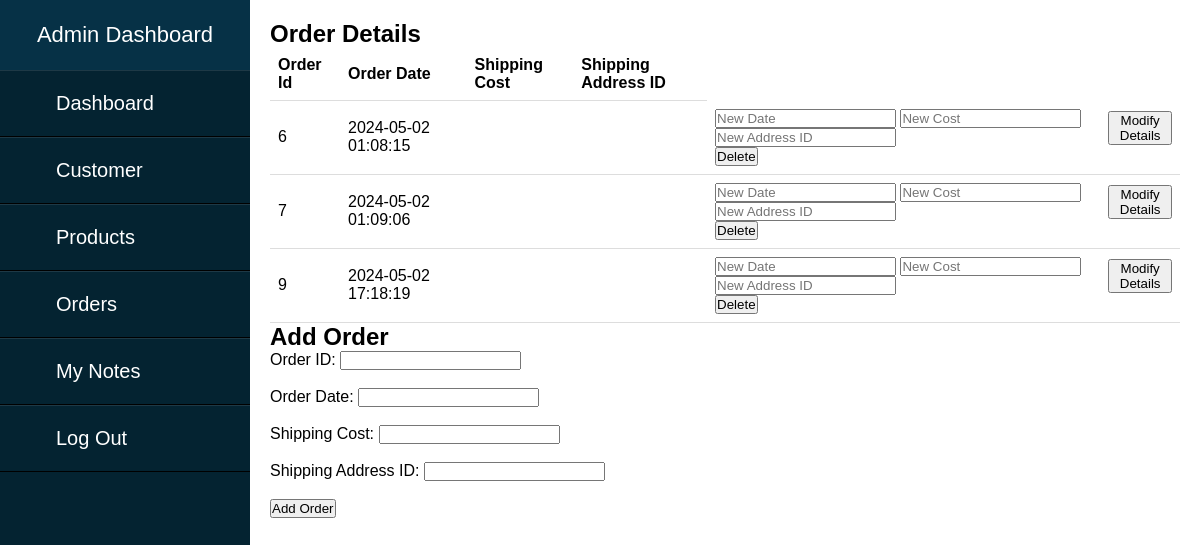
Before: /orders.html with the older database file.
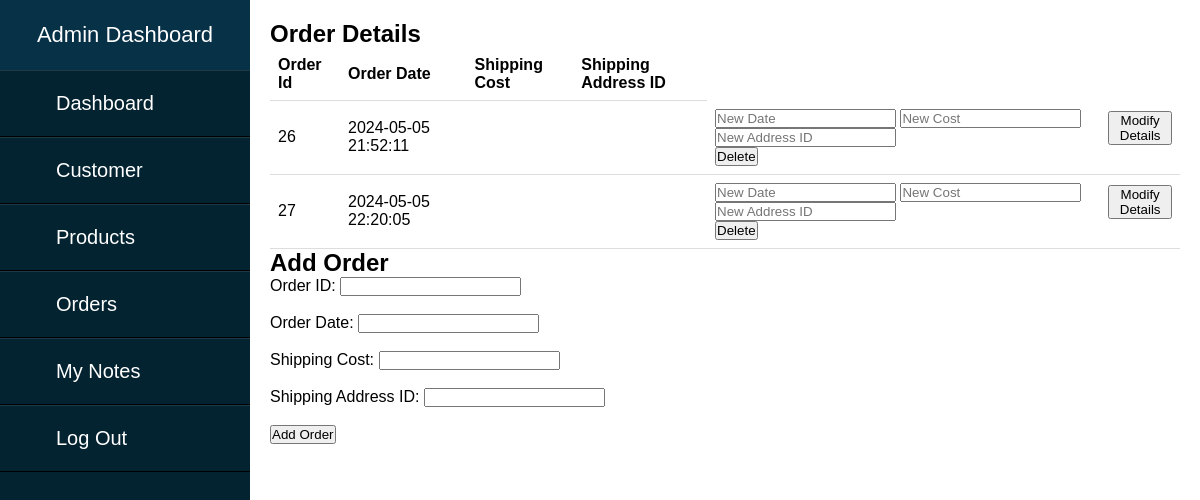
After: the same page with the newer database file.
### tables this page shows
CREATE TABLE "orders" (
	"orderId"	INTEGER,
	"orderDate"	DATE,
	"address"	varchar(500),
	"status"	varchar(10),
	PRIMARY KEY("orderId" AUTOINCREMENT),
	FOREIGN KEY("address") REFERENCES "addresses"("userAddressId") ON DELETE NO ACTION
);

### main.py (the view)
@app.route('/orders.html')
def index6():
    conn = sqlite3.connect('database.db')
    cursor = conn.cursor()
    cursor.execute("SELECT ORDERID,ORDERDATE FROM ORDERS ORDER BY ORDERID")
    data = cursor.fetchall()
    conn.close()
    return render_template('orders.html',data=data)

### templates/orders.html (shortened to what this page needs)
<!DOCTYPE html>
<html lang="en">
<head>
    <link rel="stylesheet" href="{{ url_for('static', filename='ord.css') }}">
</head>
<body>
    <div class="sidebar">
        <header>Admin Dashboard</header>
        <ul>
            <li><a href="admin_pg.html">Dashboard</a></li>
            <li><a href="Customer.html">Customer</a></li>
            <li><a href="Products.html">Products</a></li>
            <li><a href="orders.html">Orders</a></li>
            <li><a href="MyNotes.html">My Notes</a></li>
            <li><a href="login_pg.html">Log Out</a></li>
        </ul>
    </div>
    <div class="content">
        <h2>Order Details</h2>
        <div class="notes">
            <table>
                <thead>
                    <tr>
                        <th>Order Id</th>
                        <th>Order Date</th>
                        <th>Shipping Cost</th>
                        <th>Shipping Address ID</th>
                    </tr>
                </thead>
                <tbody>
                    {% for row in data %}
                    <tr>
                        <td>{{ row[0] }}</td>
                        <td>{{ row[1] }}</td>
                        <td>{{ row[2] }}</td>
                        <td>{{ row[3] }}</td>
                        <td>
                            <form action="/edit_order" method="post" class="edit-form">
                                <div class="edit-fields">
                                    <input type="text" name="order_date" placeholder="New Date">
                                    <input type="text" name="shipping_cost" placeholder="New Cost">
                                    <input type="text" name="shipping_address_id" placeholder="New Address ID">
                                </div>
                                <button type="submit">Modify Details</button>
                            </form>
                            <form action="/edit_order" method="post">
                                <button type="submit" formaction="/delete_order">Delete</button>
                            </form>
                        </td>
                    </tr>
                    {% endfor %}
                </tbody>
            </table>
            <h2>Add Order</h2>
            <form action="/add_order" method="post" class="addus">
                <label for="order_id">Order ID:</label>
                <input type="text" id="order_id" name="order_id"><br><br>
                <label for="order_date">Order Date:</label>
                <input type="text" id="order_date" name="order_date"><br><br>
                <label for="shipping_cost">Shipping Cost:</label>
                <input type="text" id="shipping_cost" name="shipping_cost"><br><br>
                <label for="shipping_address_id">Shipping Address ID:</label>
                <input type="text" id="shipping_address_id" name="shipping_address_id"><br><br>
                <button type="submit">Add Order</button>
            </form>
            </div>
</body>
</html>

Changed rows visible on the page:
removed orders: orderId "6", orderDate "2024-05-02 01:08:15"
removed orders: orderId "7", orderDate "2024-05-02 01:09:06"
removed orders: orderId "9", orderDate "2024-05-02 17:18:19"
added orders: orderId "26", orderDate "2024-05-05 21:52:11"
added orders: orderId "27", orderDate "2024-05-05 22:20:05"
